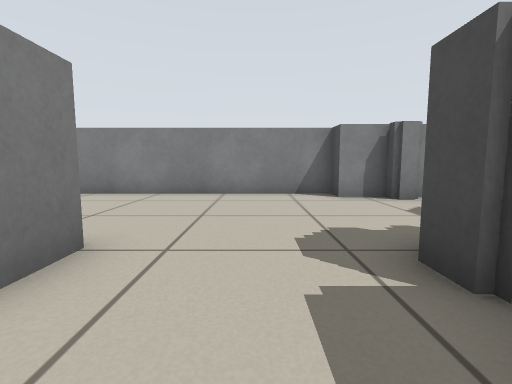
View 1 (above)

20 first-person views from a walk through a world built for the Player/Stage simulator. The camera is 0.48 m above the floor, tilts 6° down and sees 85° across. Floor lines are 1 m apart. The floor is counted in squares, 0.5 m on a side. Each view is taken from the middle of a square. On the plan, view 1 faces up. The plan holds only what a view shows up to about 11 squares ahead; the rest is blank. The place goes on beyond the plan. Robots are left out.

View 2
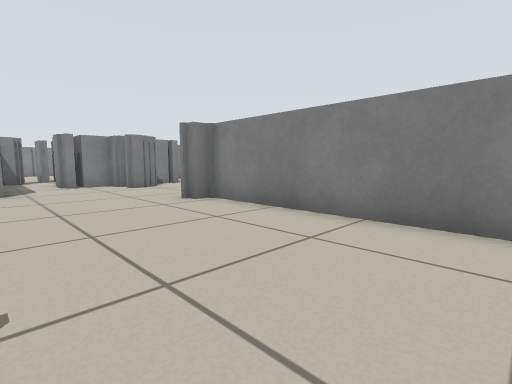

View 3
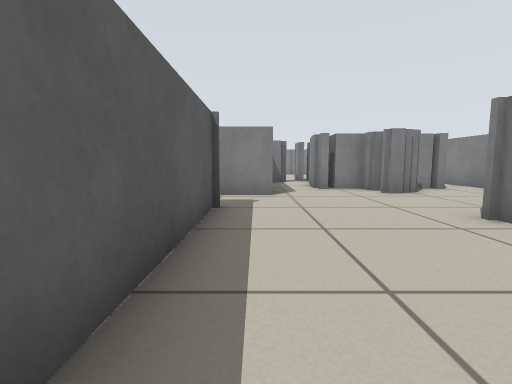

View 4
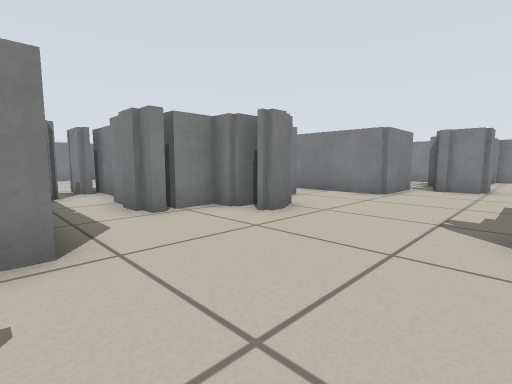

View 5
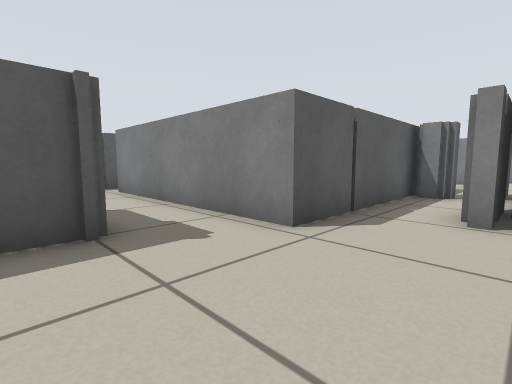

View 6
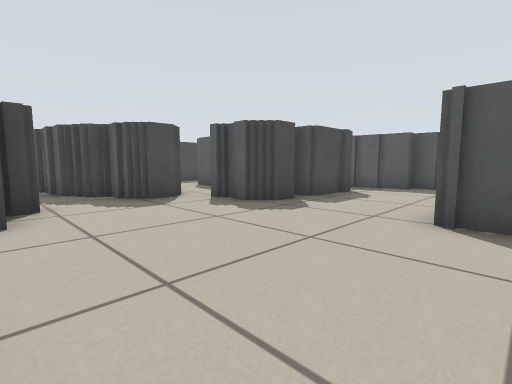

View 7
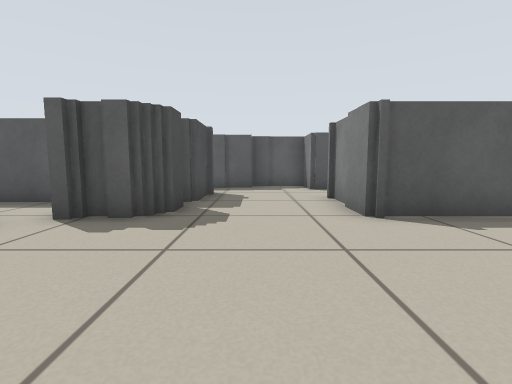

View 8
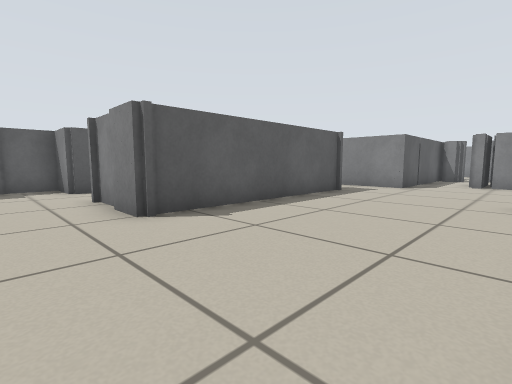

View 9
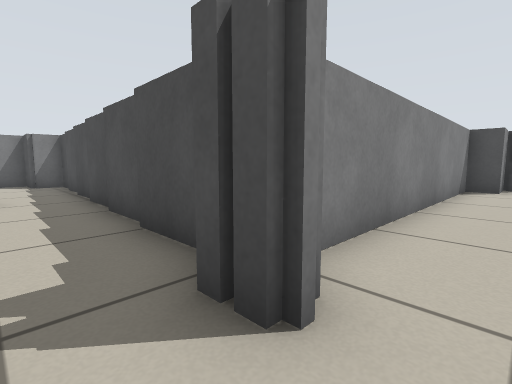

View 10
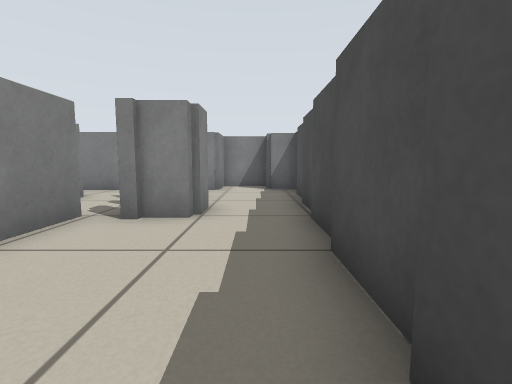

View 11
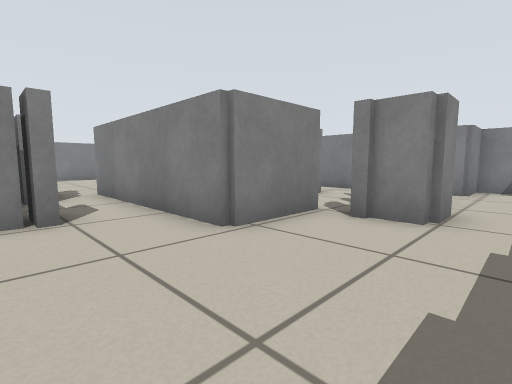

View 12
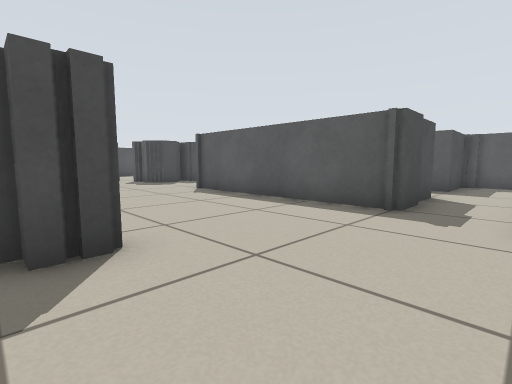

View 13
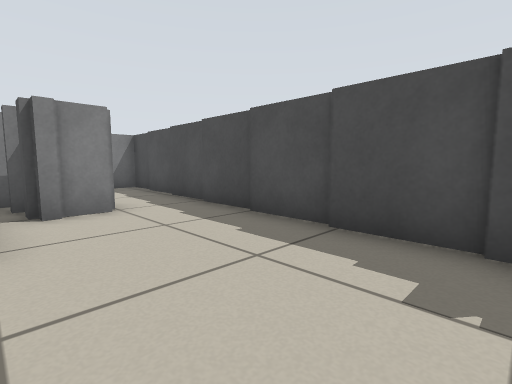

View 14
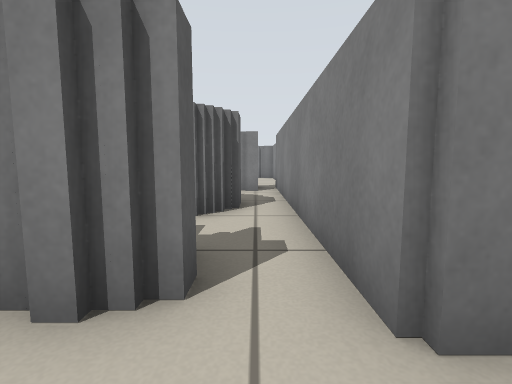

View 15
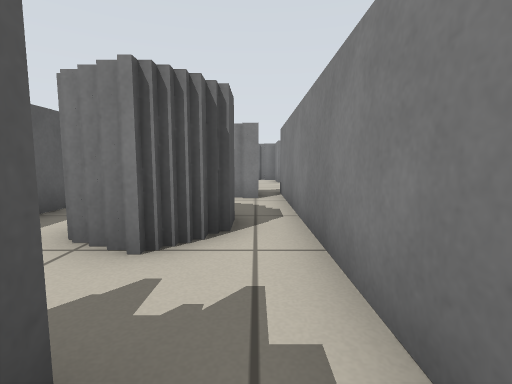

View 16
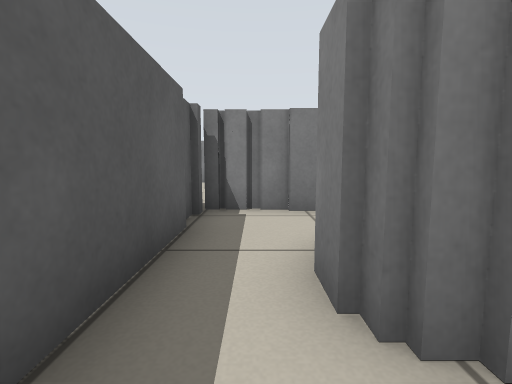

View 17
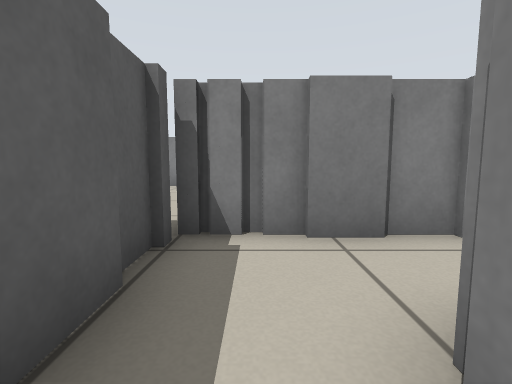

View 18
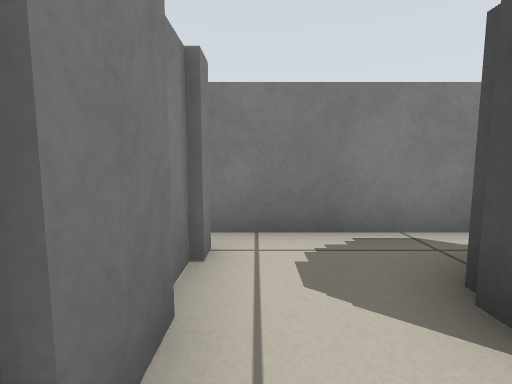

View 19
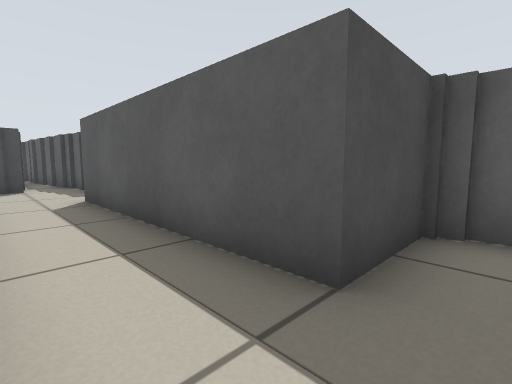

View 20
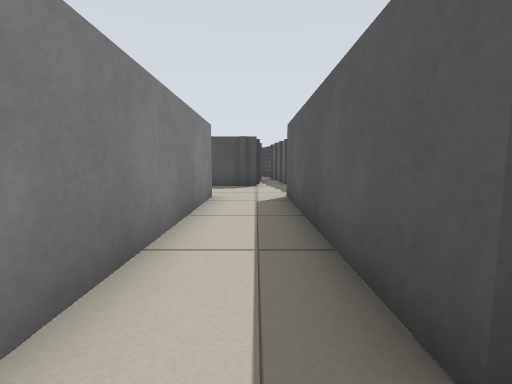

### Floor plan
Key: @ floor where view 1 was taken; # wall or solid block; x gap in a wall; . floor; T thing the floor can be seen under or through.
Columns run from 18 left of view 1 to 8 right of it. Each row starts with its distance up from view 1.
 21          ###
 20 ##########.#
 19 #...x......#
 18 #..###.T#..#
 17 #..###.T#..#
 16 #......TT#.#
 15 ###### TT#.#
 14  ##### T...#
 13  #######...#
 12 ...........#
 11  ##.##.....#
 10      #.....#
  9      ##...###########
  8      ##...##........####
  7 ######....................#
  6 #..###..................###
  5 ##....................###
  4  #######..............##
  3        #.########...###
  2        #.#      #...#
  1        #.#      #..##
  0        #.########.@##
 -1        #...........###
 -2       ##.########...#
 -3       #..#      #####
 -4       ####      ##

Positions as (right, up) in squares from view 1, and headings:
1: (0, 0), facing up
2: (-1, 4), facing up-left
3: (-3, 4), facing left
4: (-8, 4), facing up-left
5: (-8, 7), facing down-left
6: (-3, 8), facing down-right
7: (0, 8), facing down
8: (0, 8), facing down-left
9: (-9, 7), facing up-right
10: (-8, 10), facing up
11: (-8, 10), facing up-left
12: (-11, 9), facing down-right
13: (-11, 9), facing up-right
14: (-8, 19), facing left
15: (-10, 19), facing left
16: (-12, 16), facing left
17: (-14, 16), facing left
18: (-17, 16), facing up
19: (-10, 0), facing down-right
20: (-10, -1), facing right
